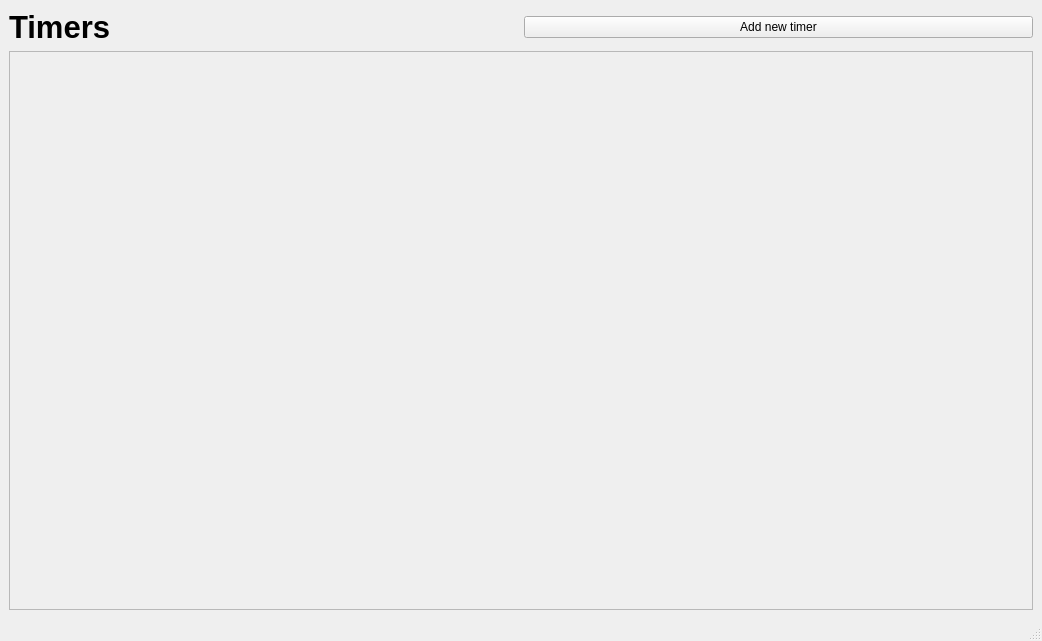
<?xml version="1.0" encoding="UTF-8"?>
<ui version="4.0">
 <class>MainWindow</class>
 <widget class="QMainWindow" name="MainWindow">
  <property name="geometry">
   <rect>
    <x>0</x>
    <y>0</y>
    <width>1042</width>
    <height>641</height>
   </rect>
  </property>
  <property name="windowTitle">
   <string>MainWindow</string>
  </property>
  <widget class="QWidget" name="centralwidget">
   <property name="enabled">
    <bool>true</bool>
   </property>
   <layout class="QGridLayout" name="gridLayout">
    <item row="0" column="1">
     <widget class="QPushButton" name="addTimerButton">
      <property name="text">
       <string>Add new timer</string>
      </property>
     </widget>
    </item>
    <item row="3" column="0" colspan="2">
     <widget class="QScrollArea" name="scrollArea">
      <property name="enabled">
       <bool>true</bool>
      </property>
      <property name="widgetResizable">
       <bool>true</bool>
      </property>
      <widget class="QWidget" name="scrollAreaWidgetContents">
       <property name="geometry">
        <rect>
         <x>0</x>
         <y>0</y>
         <width>1022</width>
         <height>529</height>
        </rect>
       </property>
       <layout class="QVBoxLayout" name="verticalLayout_2"/>
      </widget>
     </widget>
    </item>
    <item row="0" column="0">
     <widget class="QLabel" name="label">
      <property name="font">
       <font>
        <pointsize>23</pointsize>
        <weight>75</weight>
        <bold>true</bold>
       </font>
      </property>
      <property name="text">
       <string>Timers</string>
      </property>
     </widget>
    </item>
   </layout>
  </widget>
  <widget class="QMenuBar" name="menubar">
   <property name="geometry">
    <rect>
     <x>0</x>
     <y>0</y>
     <width>1042</width>
     <height>24</height>
    </rect>
   </property>
  </widget>
  <widget class="QStatusBar" name="statusbar"/>
 </widget>
 <resources/>
 <connections/>
</ui>
